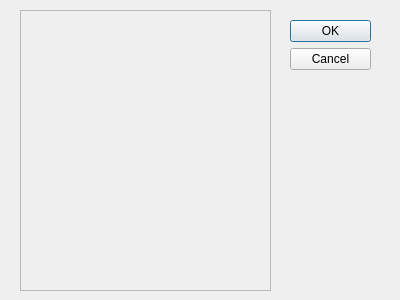
<?xml version="1.0" encoding="UTF-8"?>
<ui version="4.0">
 <class>Dialog</class>
 <widget class="QDialog" name="Dialog">
  <property name="geometry">
   <rect>
    <x>0</x>
    <y>0</y>
    <width>400</width>
    <height>300</height>
   </rect>
  </property>
  <property name="windowTitle">
   <string>Dialog</string>
  </property>
  <widget class="QDialogButtonBox" name="buttonBox">
   <property name="geometry">
    <rect>
     <x>290</x>
     <y>20</y>
     <width>81</width>
     <height>241</height>
    </rect>
   </property>
   <property name="orientation">
    <enum>Qt::Vertical</enum>
   </property>
   <property name="standardButtons">
    <set>QDialogButtonBox::Cancel|QDialogButtonBox::Ok</set>
   </property>
  </widget>
  <widget class="QFrame" name="frame">
   <property name="geometry">
    <rect>
     <x>20</x>
     <y>10</y>
     <width>251</width>
     <height>281</height>
    </rect>
   </property>
   <property name="frameShape">
    <enum>QFrame::StyledPanel</enum>
   </property>
   <property name="frameShadow">
    <enum>QFrame::Raised</enum>
   </property>
  </widget>
 </widget>
 <resources/>
 <connections>
  <connection>
   <sender>buttonBox</sender>
   <signal>accepted()</signal>
   <receiver>Dialog</receiver>
   <slot>accept()</slot>
   <hints>
    <hint type="sourcelabel">
     <x>248</x>
     <y>254</y>
    </hint>
    <hint type="destinationlabel">
     <x>157</x>
     <y>274</y>
    </hint>
   </hints>
  </connection>
  <connection>
   <sender>buttonBox</sender>
   <signal>rejected()</signal>
   <receiver>Dialog</receiver>
   <slot>reject()</slot>
   <hints>
    <hint type="sourcelabel">
     <x>316</x>
     <y>260</y>
    </hint>
    <hint type="destinationlabel">
     <x>286</x>
     <y>274</y>
    </hint>
   </hints>
  </connection>
 </connections>
</ui>
